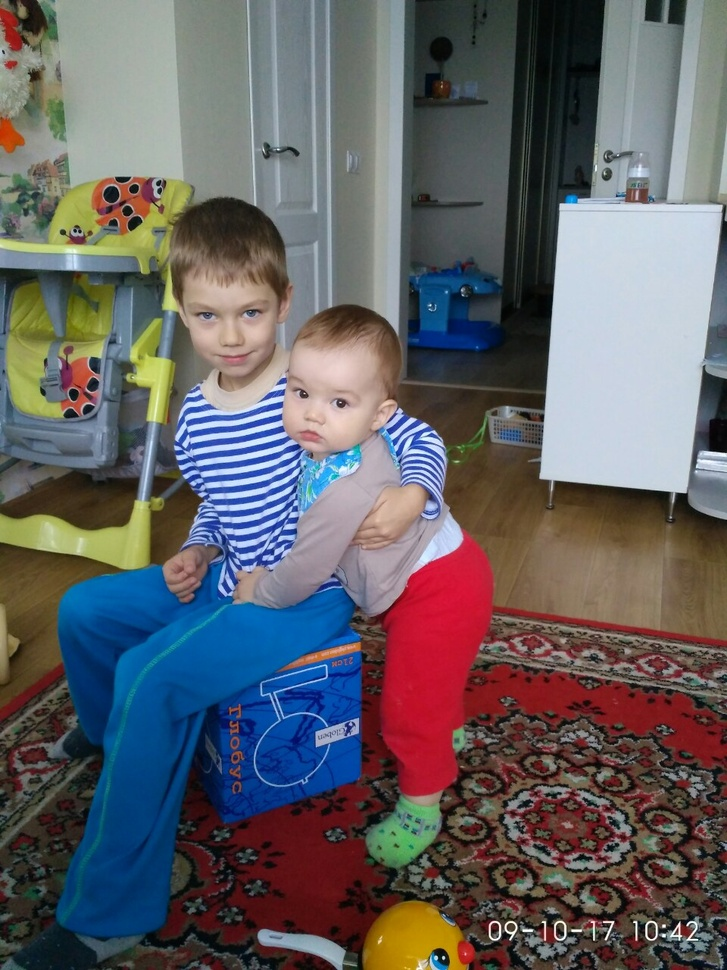
#> input picture images/kids.jpg, 727 x 970 px, shrunk from 960 x 1280 before the run
$ python lesson_4.py
#> lines starting #> are read from the running program, lines starting #| are printed output that depends on the picture
'''
https://www.youtube.com/watch?v=cobu9gdC0Ao
rotate, mirror, transform, read and draw
'''
import cv2
import numpy as np

def rotate(img_param, angle):
    height, width = img_param.shape[:2]
    point = (width // 2, height // 2)

    mat = cv2.getRotationMatrix2D(point, angle, 0.5)
    return cv2.warpAffine(img_param, mat, (width, height))

def transform(img_param, x, y):
    mat = np.float32([[1, 0, x], [0, 1, y]])
    return cv2.warpAffine(img_param, mat, (img_param.shape[1], img_param.shape[0]))

img = cv2.imread('images/kids.jpg')
#> img is the input picture: shape (970, 727, 3); mean B, G, R 100.2, 96.9, 99.3
# img = cv2.flip(img, 1)
# img = rotate(img, -90)
img = transform(img, 20, 80)
#> in transform, `return cv2.warpAffine(img_param, mat, (img_param.shape[1], img_param.s..`:
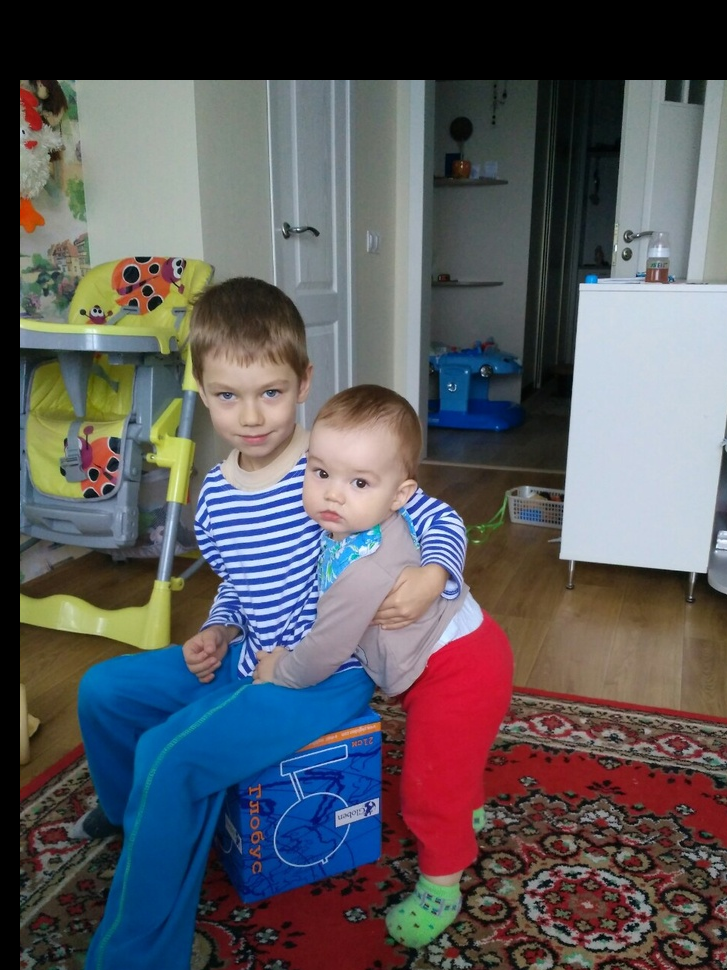
#> returned value: shape (970, 727, 3); mean of channels 0, 1, 2 93.8, 89.7, 91.1; drawn as B, G, R
cv2.imshow('kids', img)

cv2.waitKey(0)

$ run again, with images/image1.jpg copied over images/kids.jpg
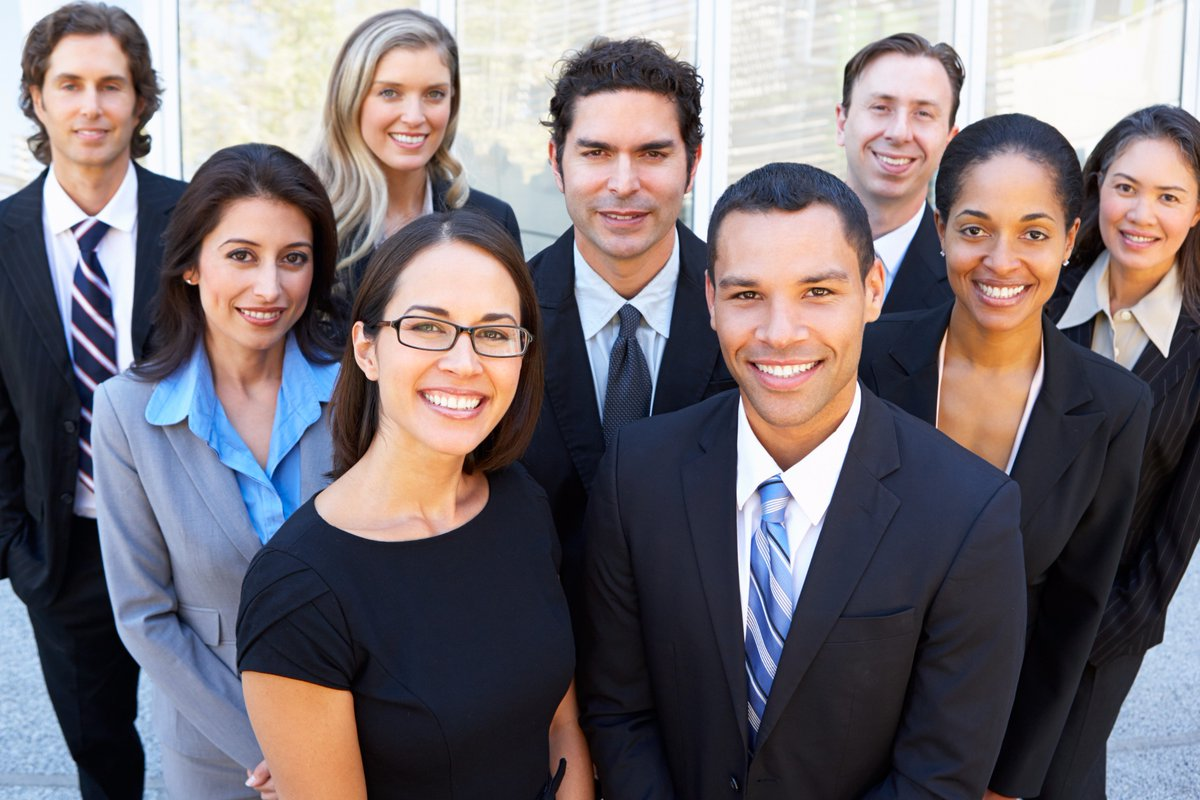
#> input picture images/image1.jpg, 1200 x 800 px
#> img is the input picture: shape (800, 1200, 3); mean B, G, R 115.8, 110.7, 118.6
#> in transform, `return cv2.warpAffine(img_param, mat, (img_param.shape[1], img_param.s..`:
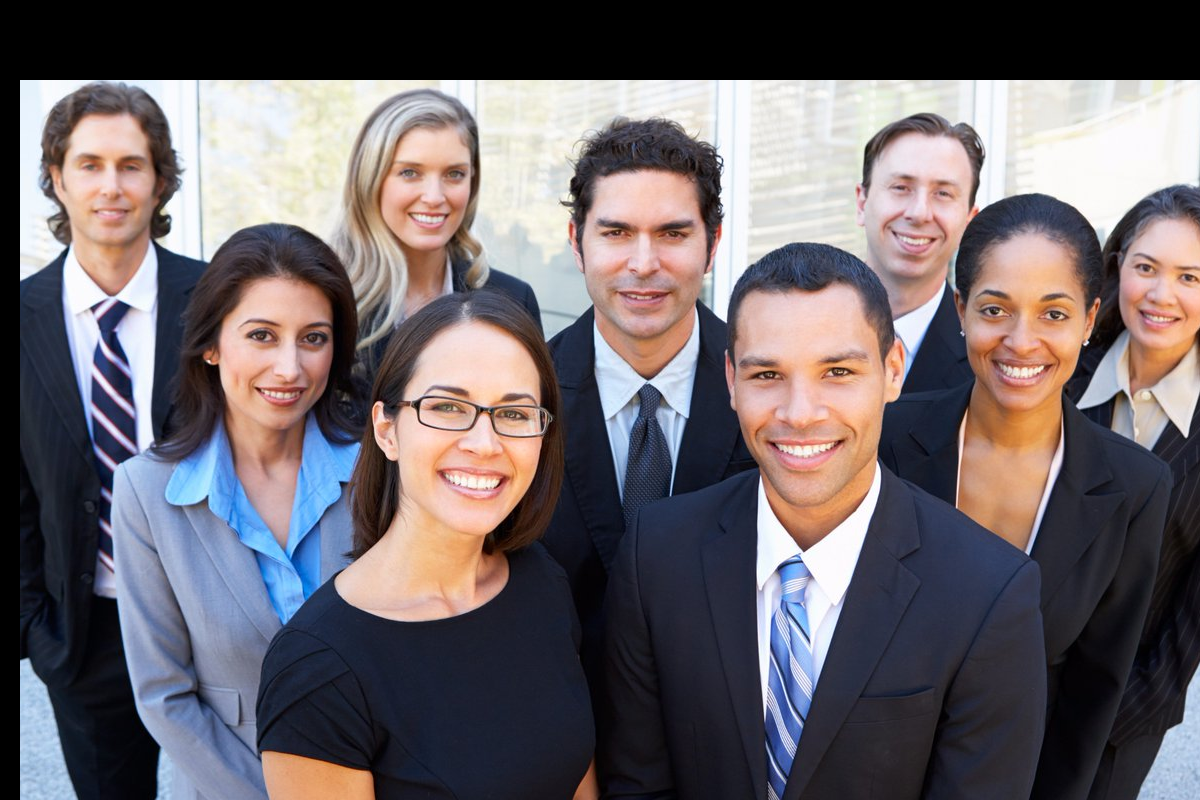
#> returned value: shape (800, 1200, 3); mean of channels 0, 1, 2 106.3, 102, 109.6; drawn as B, G, R

$ run again, with images/image2.jpg copied over images/kids.jpg
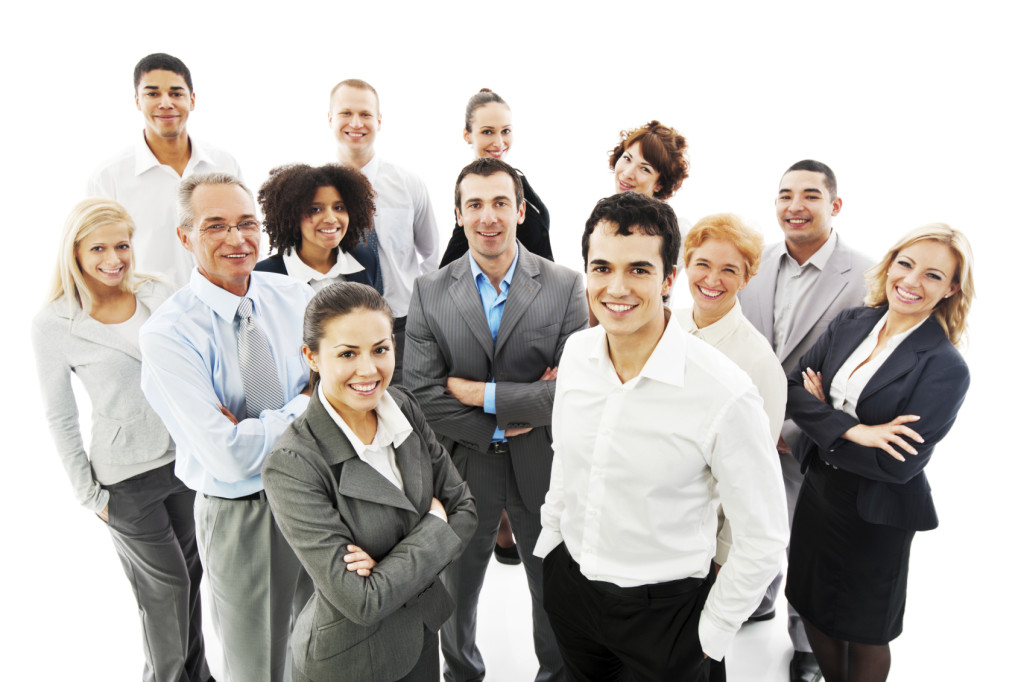
#> input picture images/image2.jpg, 1024 x 682 px
#> img is the input picture: shape (682, 1024, 3); mean B, G, R 182.5, 186.2, 190.2
#> in transform, `return cv2.warpAffine(img_param, mat, (img_param.shape[1], img_param.s..`:
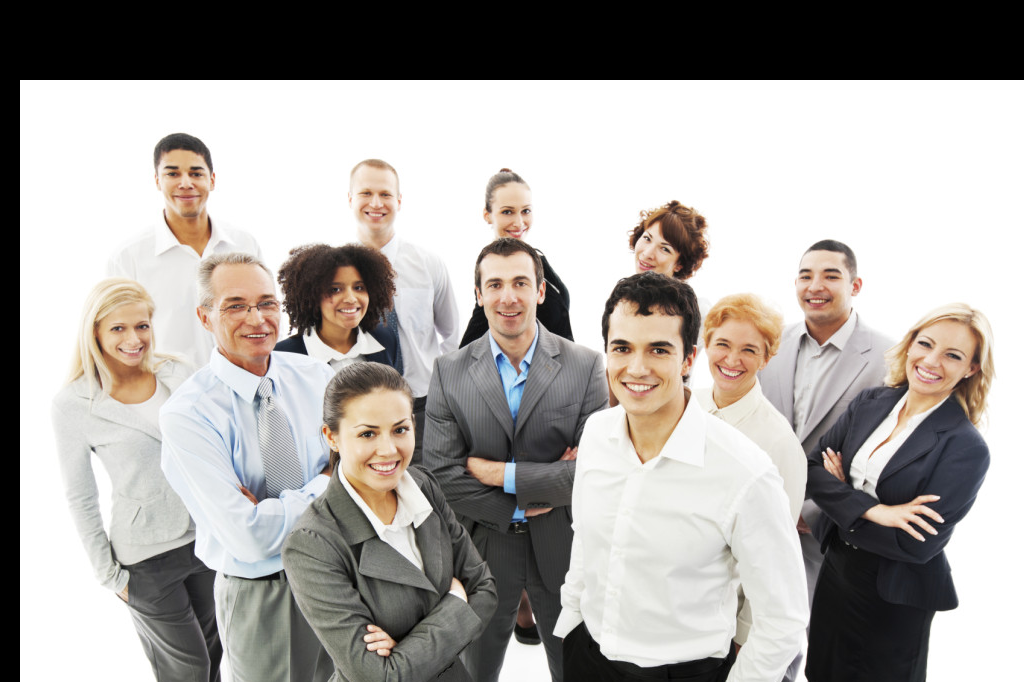
#> returned value: shape (682, 1024, 3); mean of channels 0, 1, 2 161.9, 165.3, 169.4; drawn as B, G, R
